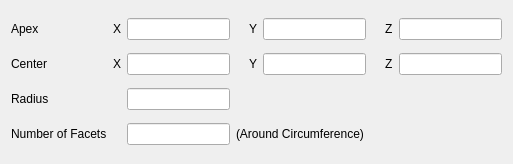
<?xml version="1.0" encoding="UTF-8"?>
<ui version="4.0">
 <class>ConeWidget</class>
 <widget class="QWidget" name="ConeWidget">
  <property name="geometry">
   <rect>
    <x>0</x>
    <y>0</y>
    <width>513</width>
    <height>164</height>
   </rect>
  </property>
  <property name="windowTitle">
   <string>Form</string>
  </property>
  <layout class="QGridLayout" name="gridLayout">
   <item row="0" column="0">
    <widget class="QLabel" name="label">
     <property name="text">
      <string>Apex</string>
     </property>
    </widget>
   </item>
   <item row="0" column="1">
    <widget class="QLabel" name="label_8">
     <property name="text">
      <string>X</string>
     </property>
    </widget>
   </item>
   <item row="2" column="2">
    <widget class="QLineEdit" name="radiusLineEdit"/>
   </item>
   <item row="3" column="3">
    <widget class="QLabel" name="label_2">
     <property name="text">
      <string>(Around Circumference)</string>
     </property>
    </widget>
   </item>
   <item row="2" column="1">
    <widget class="QLabel" name="label_14">
     <property name="text">
      <string/>
     </property>
    </widget>
   </item>
   <item row="0" column="3">
    <layout class="QHBoxLayout" name="horizontalLayout">
     <item>
      <spacer name="horizontalSpacer">
       <property name="orientation">
        <enum>Qt::Horizontal</enum>
       </property>
       <property name="sizeType">
        <enum>QSizePolicy::Fixed</enum>
       </property>
       <property name="sizeHint" stdset="0">
        <size>
         <width>13</width>
         <height>20</height>
        </size>
       </property>
      </spacer>
     </item>
     <item>
      <widget class="QLabel" name="label_3">
       <property name="text">
        <string>Y</string>
       </property>
      </widget>
     </item>
     <item>
      <widget class="QLineEdit" name="apexYLineEdit">
       <property name="minimumSize">
        <size>
         <width>90</width>
         <height>0</height>
        </size>
       </property>
      </widget>
     </item>
    </layout>
   </item>
   <item row="2" column="0">
    <widget class="QLabel" name="label_6">
     <property name="text">
      <string>Radius</string>
     </property>
    </widget>
   </item>
   <item row="3" column="0">
    <widget class="QLabel" name="label_11">
     <property name="text">
      <string>Number of Facets</string>
     </property>
    </widget>
   </item>
   <item row="3" column="2">
    <widget class="QLineEdit" name="numFacetsLineEdit"/>
   </item>
   <item row="0" column="2">
    <widget class="QLineEdit" name="apexXLineEdit">
     <property name="minimumSize">
      <size>
       <width>90</width>
       <height>0</height>
      </size>
     </property>
    </widget>
   </item>
   <item row="1" column="0">
    <widget class="QLabel" name="label_7">
     <property name="text">
      <string>Center</string>
     </property>
    </widget>
   </item>
   <item row="0" column="4">
    <layout class="QHBoxLayout" name="horizontalLayout_2">
     <item>
      <spacer name="horizontalSpacer_2">
       <property name="orientation">
        <enum>Qt::Horizontal</enum>
       </property>
       <property name="sizeType">
        <enum>QSizePolicy::Fixed</enum>
       </property>
       <property name="sizeHint" stdset="0">
        <size>
         <width>13</width>
         <height>20</height>
        </size>
       </property>
      </spacer>
     </item>
     <item>
      <widget class="QLabel" name="label_4">
       <property name="text">
        <string>Z</string>
       </property>
      </widget>
     </item>
     <item>
      <widget class="QLineEdit" name="apexZLineEdit">
       <property name="minimumSize">
        <size>
         <width>90</width>
         <height>0</height>
        </size>
       </property>
      </widget>
     </item>
    </layout>
   </item>
   <item row="1" column="1">
    <widget class="QLabel" name="label_12">
     <property name="text">
      <string>X</string>
     </property>
    </widget>
   </item>
   <item row="1" column="2">
    <widget class="QLineEdit" name="centerXLineEdit"/>
   </item>
   <item row="1" column="3">
    <layout class="QHBoxLayout" name="horizontalLayout_4">
     <item>
      <spacer name="horizontalSpacer_3">
       <property name="orientation">
        <enum>Qt::Horizontal</enum>
       </property>
       <property name="sizeType">
        <enum>QSizePolicy::Fixed</enum>
       </property>
       <property name="sizeHint" stdset="0">
        <size>
         <width>13</width>
         <height>20</height>
        </size>
       </property>
      </spacer>
     </item>
     <item>
      <widget class="QLabel" name="label_9">
       <property name="text">
        <string>Y</string>
       </property>
      </widget>
     </item>
     <item>
      <widget class="QLineEdit" name="centerYLineEdit"/>
     </item>
    </layout>
   </item>
   <item row="3" column="1">
    <widget class="QLabel" name="label_15">
     <property name="text">
      <string/>
     </property>
    </widget>
   </item>
   <item row="1" column="4">
    <layout class="QHBoxLayout" name="horizontalLayout_3">
     <item>
      <spacer name="horizontalSpacer_4">
       <property name="orientation">
        <enum>Qt::Horizontal</enum>
       </property>
       <property name="sizeType">
        <enum>QSizePolicy::Fixed</enum>
       </property>
       <property name="sizeHint" stdset="0">
        <size>
         <width>13</width>
         <height>20</height>
        </size>
       </property>
      </spacer>
     </item>
     <item>
      <widget class="QLabel" name="label_10">
       <property name="text">
        <string>Z</string>
       </property>
      </widget>
     </item>
     <item>
      <widget class="QLineEdit" name="centerZLineEdit"/>
     </item>
    </layout>
   </item>
  </layout>
 </widget>
 <tabstops>
  <tabstop>apexXLineEdit</tabstop>
  <tabstop>apexYLineEdit</tabstop>
  <tabstop>apexZLineEdit</tabstop>
  <tabstop>centerXLineEdit</tabstop>
  <tabstop>centerYLineEdit</tabstop>
  <tabstop>centerZLineEdit</tabstop>
  <tabstop>radiusLineEdit</tabstop>
  <tabstop>numFacetsLineEdit</tabstop>
 </tabstops>
 <resources/>
 <connections/>
</ui>
